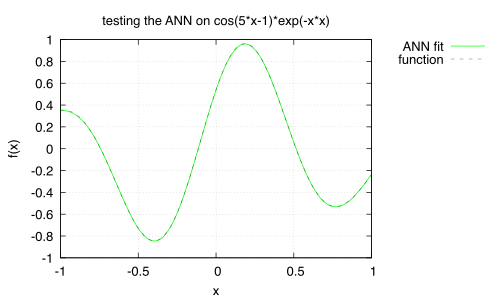

Generate this figure with gnuplot:
set terminal pdfcairo enhanced font "Helvetica,14"
set output "anntest.pdf"

set title "testing the ANN on cos(5*x-1)*exp(-x*x)"
set xlabel "x"
set ylabel "f(x)"
set grid
set key outside


f(x) = cos(5*x-1)*exp(-x*x)


plot \
    'anntest.dat' using 1:2 with lines lc rgb "green" title "ANN fit", \
    f(x) with lines lc rgb "#99000000" dashtype 2 title "function"
